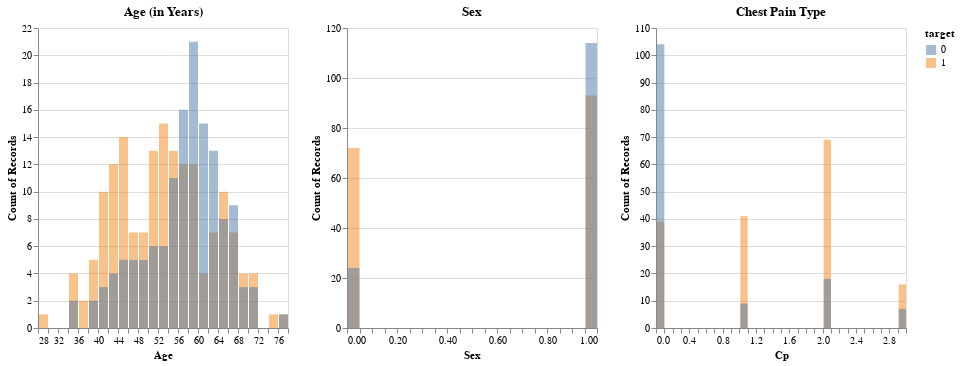

The code cell stored with this chart in its notebook:
### Markdown cell above
## Frequency Plots

### Code cell
features = ['age', 'sex', 'cp', 'trestbps', 'chol', 'fbs', 'restecg', 'thalach',
       'exang', 'oldpeak', 'slope', 'ca', 'thal']

titles = ['Age (in Years)', 'Sex', 'Chest Pain Type', 'Resting Blood Pressure (in mm Hg)', 'Serum Cholestoral in mg/dl',
'Fasting Blood Sugar (> 120 mg/dl)', 'Resting Electrocardiographic Results', 'Maximum Heart Rate Achieved', 'Exercise Induced Angina',
'ST Depression Induced by Exercise Relative to Rest', 'Slope of the Peak Exercise ST Segment', 'Number of Major Vessels', 'Thal']

plots = []
for feature in features:
    plot = alt.Chart(heart).mark_bar(
        opacity=0.5).encode(
        alt.X(feature, bin=alt.Bin(maxbins=30), title = str.title(feature)),
        alt.Y('count()', stack=None),
        alt.Color('target:N')).properties(
        title= (titles.pop(0)),
        width = 250)
    plots.append(plot)
plots[0]|plots[1]|plots[2]

### Figure 1 — Vega-Lite specification as saved in the notebook (floating-point values rounded to 4 significant figures; data arrays with more than 128 entries replaced by an {"elided": "..."} marker saying what was removed)
{"$schema": "https://vega.github.io/schema/vega-lite/v3.4.0.json", "config": {"mark": {"tooltip": null}, "view": {"height": 300, "width": 400}}, "data": {"name": "data-a24de27fcaca3464660850dd7c56a142"}, "datasets": {"data-a24de27fcaca3464660850dd7c56a142": {"elided": "303 records"}}, "hconcat": [{"encoding": {"color": {"field": "target", "type": "nominal"}, "x": {"bin": {"maxbins": 30}, "field": "age", "title": "Age", "type": "quantitative"}, "y": {"aggregate": "count", "stack": null, "type": "quantitative"}}, "mark": {"opacity": 0.5, "type": "bar"}, "title": "Age (in Years)", "width": 250}, {"encoding": {"color": {"field": "target", "type": "nominal"}, "x": {"bin": {"maxbins": 30}, "field": "sex", "title": "Sex", "type": "quantitative"}, "y": {"aggregate": "count", "stack": null, "type": "quantitative"}}, "mark": {"opacity": 0.5, "type": "bar"}, "title": "Sex", "width": 250}, {"encoding": {"color": {"field": "target", "type": "nominal"}, "x": {"bin": {"maxbins": 30}, "field": "cp", "title": "Cp", "type": "quantitative"}, "y": {"aggregate": "count", "stack": null, "type": "quantitative"}}, "mark": {"opacity": 0.5, "type": "bar"}, "title": "Chest Pain Type", "width": 250}]}
